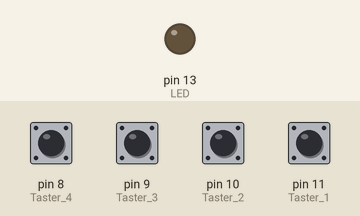
Bench run of a sketch on a simulated Arduino Uno, built with avr-gcc and run on an emulated ATmega328P. Parts: output pins drawn as LEDs (lit = HIGH). The test bench sets the inputs (shaded band); at power-on: pin 8 (Taster_4), pin 9 (Taster_3), pin 10 (Taster_2) HIGH, pin 11 (Taster_1) LOW. What the sketch prints to the serial monitor is not drawn.

Above: at 0.1 s.
At 1.1 s:
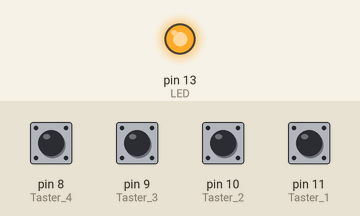
Timing chart, 0 to 2.6 s (numbered marks = the images above):
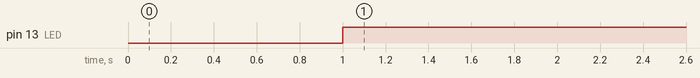

The sketch:

Serial_1_HelloWrold.ino
```cpp
int Taster_1 = 11;
int Taster_2 = 10;
int Taster_3 = 9;
int Taster_4 = 8;
int LED = 13;
int state;


void setup() {
  // put your setup code here, to run once:

    pinMode(Taster_1, INPUT);  //X Richtung +
    pinMode(Taster_2, INPUT);  //X Richtung -
    pinMode(Taster_3, INPUT);  //Theta +
    pinMode(Taster_4, INPUT);  //Theta -
    pinMode(LED, OUTPUT);  //13 LED
    digitalWrite(LED, LOW);
    Serial.begin(115200);
    Serial.flush();
    delay(1000);
}

void loop() {
  // put your main code here, to run repeatedly:
    bool xPlus = digitalRead(Taster_1);
    bool xNega = digitalRead(Taster_2);
    bool thetaPlus = digitalRead(Taster_3);
    bool thetaNega = digitalRead(Taster_4);

    if (xPlus == HIGH && xNega == LOW && thetaPlus == LOW && thetaNega == LOW){
      state = 11;
    }
    else if (xPlus == LOW && xNega == HIGH && thetaPlus == LOW && thetaNega == LOW){
      state = 22;
    }
    else if (xPlus == LOW && xNega == LOW && thetaPlus == HIGH && thetaNega == LOW){
      state = 33;
    }
    else if (xPlus == LOW && xNega == LOW && thetaPlus == LOW && thetaNega == HIGH){
      state = 44;
    }
    else if (xPlus == HIGH && xNega == LOW && thetaPlus == HIGH && thetaNega == LOW){
      state = 55;
    }
    else if (xPlus == HIGH && xNega == LOW && thetaPlus == LOW && thetaNega == HIGH){
      state = 66;
    }
    else if (xPlus == LOW && xNega == HIGH && thetaPlus == HIGH && thetaNega == LOW){
      state = 77;
    }
    else if (xPlus == LOW && xNega == HIGH && thetaPlus == LOW && thetaNega == HIGH){
      state = 88;
    }
    else if (xPlus == LOW && xNega == LOW && thetaPlus == LOW && thetaNega == LOW){
      state = 0;
    }
    else {
      state = 0;
    }
    // LED13
    if (xPlus||xNega||thetaPlus||thetaNega) {
      digitalWrite(LED, HIGH);
    }
    else{
      digitalWrite(LED, LOW);
    }

    int len = Serial.println(state);
    delay(10);


}
```

Measured:
- by itself, pin 13 (LED): LOW → HIGH at 1.0 s
